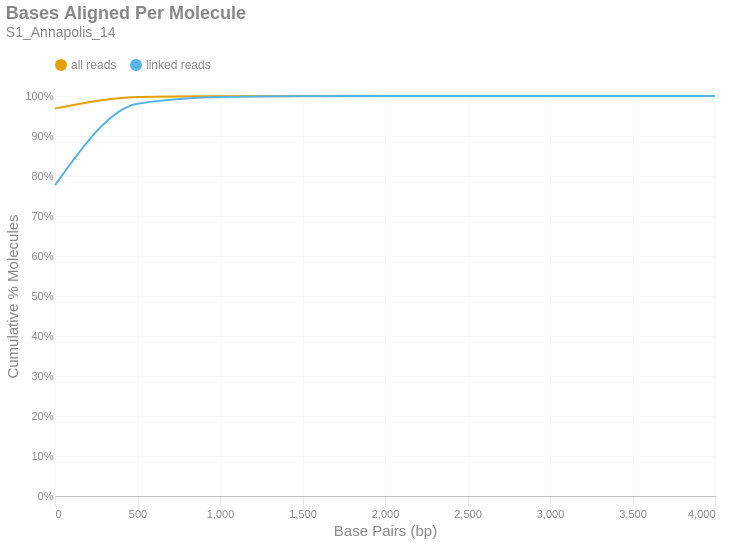

Here is the notebook cell this chart was saved with:
### Markdown cell above
### Bases Aligned Per Molecule
This is a cumulative frequency distribution showing the number of base pairs aligned per unique molecule. These data are shown in 500 bp bins. There are two distributions: one with `all reads` (yellow) and another with only `linked reads` (blue). The percent of molecules in the `linked reads` distribution is relative to the total number of linked molecules.

### Code cell
if SKIPLR:
    print_html(f"Skipped")
else:
    binned_df = consolidated_hist(valids['aligned_bp'], mask, 500, True)
    with SafeRender(binned_df):
        (
            density_plot(binned_df, 'Bases Aligned Per Molecule', samplename, 'basesper')
            .encode(
                x=alt.X('bin:Q', title="Base Pairs (bp)").axis(tickMinStep=500).scale(padding=0),
                y=alt.Y('value:Q', title='Cumulative % Molecules')
                    .axis(format='%')
                    .scale(domain = [0,1])
                    .stack(False),
                color=alt.Color("key:N").scale(domain = ["all reads", "linked reads"]),
                tooltip = [
                    alt.Tooltip("key:N", title = "Data Type"),
                    alt.Tooltip("range_label:N", title="Bases Aligned Per Molecule"),
                    alt.Tooltip("value:Q", format = ".2%", title="% Molecules (Cum.)")
                ]
            )
        ).display()

### Figure 1 — Vega-Lite specification as saved in the notebook (floating-point values rounded to 4 significant figures)
{"width": "container", "height": 400, "config": {"title": {"anchor": "start", "dy": -15, "fontSize": 18, "color": "#888888", "subtitleColor": "#888888", "subtitleFontSize": 14}, "arc": {"fill": "#0072B2"}, "axis": {"domainColor": "#888888", "domainWidth": 0.5, "gridWidth": 0.2, "grid": false, "titleFontWeight": 400, "titleFontSize": 15, "labelFontSize": 11, "labelColor": "#888888", "tickColor": "#888888", "tickWidth": 0.2, "titleColor": "#888888"}, "axisBand": {"grid": false}, "axisX": {"grid": true, "tickSize": 10, "domainCap": "round"}, "axisY": {"domain": false, "grid": true, "tickSize": 0, "domainCap": "round"}, "background": "transparent", "header": {"labelFontSize": 15, "labelColor": "#888888", "titleFontSize": 15, "titleFontWeight": 600, "titleColor": "#888888"}, "legend": {"labelFont": "sans-serif", "labelFontSize": 12, "labelColor": "#888888", "symbolSize": 100, "symbolType": "circle", "titleFontSize": 12, "titlePadding": 10, "titleColor": "#888888", "title": null, "orient": "top"}, "range": {"category": ["#E69F00", "#56B4E9", "#009E73", "#F0E442", "#0072B2", "#D55E00", "#CC79A7", "#000000"], "diverging": ["#cfe8f3", "#a2d4ec", "#73bfe2", "#46abdb", "#1696d2", "#12719e"]}, "area": {"fill": "#0072B2", "fillOpacity": 0.7, "line": true, "strokeOpacity": 0.7}, "line": {"color": "#0072B2", "stroke": "#0072B2", "strokeWidth": 2}, "trail": {"color": "#0072B2", "stroke": "#0072B2", "strokeWidth": 0, "size": 1}, "point": {"filled": true, "fillOpacity": 1.0, "size": 95}, "text": {"color": "#888888", "fontSize": 11, "align": "right", "fontWeight": 400, "size": 11}, "bar": {"fill": "#0072B2", "stroke": null}, "view": {"stroke": null, "continuousWidth": 660, "continuousHeight": 400}}, "data": {"name": "data-775d945995450af63eae30dccd48ecf0"}, "mark": {"type": "line", "interpolate": "monotone", "point": {"opacity": 0, "size": 275}}, "encoding": {"color": {"field": "key", "scale": {"domain": ["all reads", "linked reads"]}, "type": "nominal"}, "tooltip": [{"field": "key", "title": "Data Type", "type": "nominal"}, {"field": "range_label", "title": "Bases Aligned Per Molecule", "type": "nominal"}, {"field": "value", "format": ".2%", "title": "% Molecules (Cum.)", "type": "quantitative"}], "x": {"axis": {"tickMinStep": 500}, "field": "bin", "scale": {"padding": 0}, "title": "Base Pairs (bp)", "type": "quantitative"}, "y": {"axis": {"format": "%"}, "field": "value", "scale": {"domain": [0, 1]}, "stack": false, "title": "Cumulative % Molecules", "type": "quantitative"}}, "params": [{"name": "param_c36ac31b6afebe62", "select": {"type": "point", "fields": ["key"]}, "bind": "legend"}], "title": {"text": "Bases Aligned Per Molecule", "subtitle": "S1_Annapolis_14"}, "transform": [{"fold": ["all reads (cumsum)", "linked reads (cumsum)"]}, {"calculate": "replace(datum.key, ' (cumsum)', '')", "as": "key"}, {"filter": {"param": "param_c36ac31b6afebe62"}}], "usermeta": {"embedOptions": {"downloadFileName": "S1_Annapolis_14.basesper"}}, "$schema": "https://vega.github.io/schema/vega-lite/v6.1.0.json", "datasets": {"data-775d945995450af63eae30dccd48ecf0": [{"bin": "0.0", "interval": "0.0-500.0", "all reads": 0.9684, "linked reads": 0.7771, "all reads (cumsum)": 0.9684, "linked reads (cumsum)": 0.7771, "range_label": "0-499"}, {"bin": "500.0", "interval": "500.0-1000.0", "all reads": 0.02888, "linked reads": 0.2037, "all reads (cumsum)": 0.9973, "linked reads (cumsum)": 0.9808, "range_label": "500-999"}, {"bin": "1000.0", "interval": "1000.0-1500.0", "all reads": 0.002342, "linked reads": 0.01676, "all reads (cumsum)": 0.9997, "linked reads (cumsum)": 0.9975, "range_label": "1000-1499"}, {"bin": "1500.0", "interval": "1500.0-2000.0", "all reads": 0.0002891, "linked reads": 0.002079, "all reads (cumsum)": 0.9999, "linked reads (cumsum)": 0.9996, "range_label": "1500-1999"}, {"bin": "2000.0", "interval": "2000.0-2500.0", "all reads": 4.208e-05, "linked reads": 0.0003031, "all reads (cumsum)": 1.0, "linked reads (cumsum)": 0.9999, "range_label": "2000-2499"}, {"bin": "2500.0", "interval": "2500.0-3000.0", "all reads": 7.188e-06, "linked reads": 5.178e-05, "all reads (cumsum)": 1.0, "linked reads (cumsum)": 1.0, "range_label": "2500-2999"}, {"bin": "3000.0", "interval": "3000.0-3500.0", "all reads": 1.578e-06, "linked reads": 1.137e-05, "all reads (cumsum)": 1.0, "linked reads (cumsum)": 1.0, "range_label": "3000-3499"}, {"bin": "3500.0", "interval": "3500.0-4000.0", "all reads": 7.013e-07, "linked reads": 5.051e-06, "all reads (cumsum)": 1.0, "linked reads (cumsum)": 1.0, "range_label": "3500-3999"}, {"bin": "4000.0", "interval": "4000.0-4500.0", "all reads": 1.753e-07, "linked reads": 1.263e-06, "all reads (cumsum)": 1.0, "linked reads (cumsum)": 1.0, "range_label": "4000-4499"}]}}
